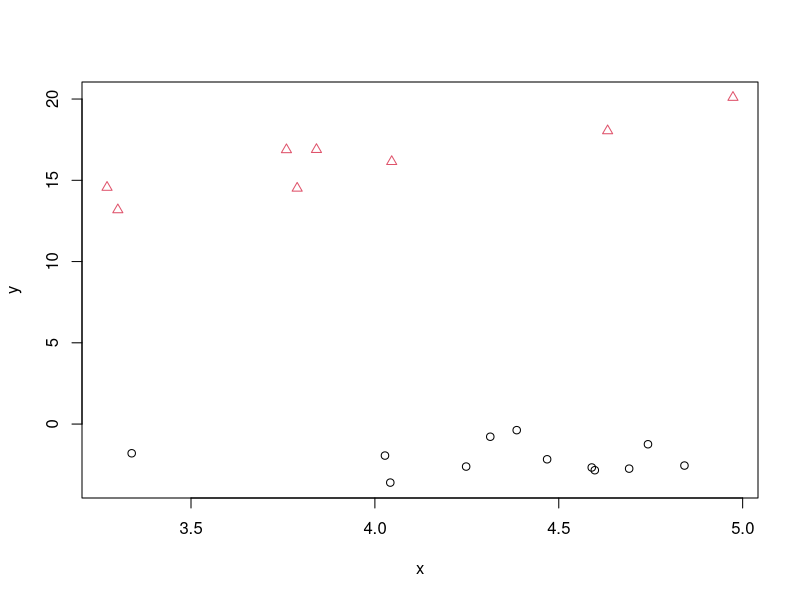
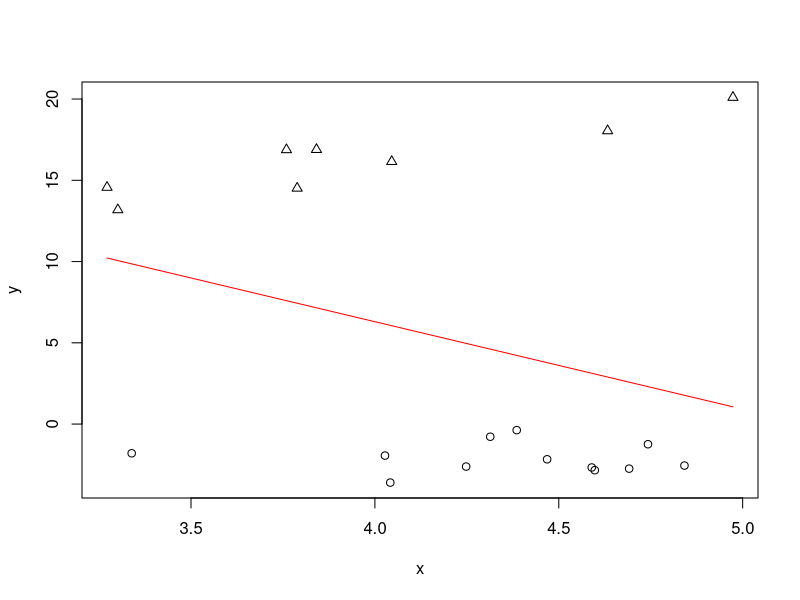
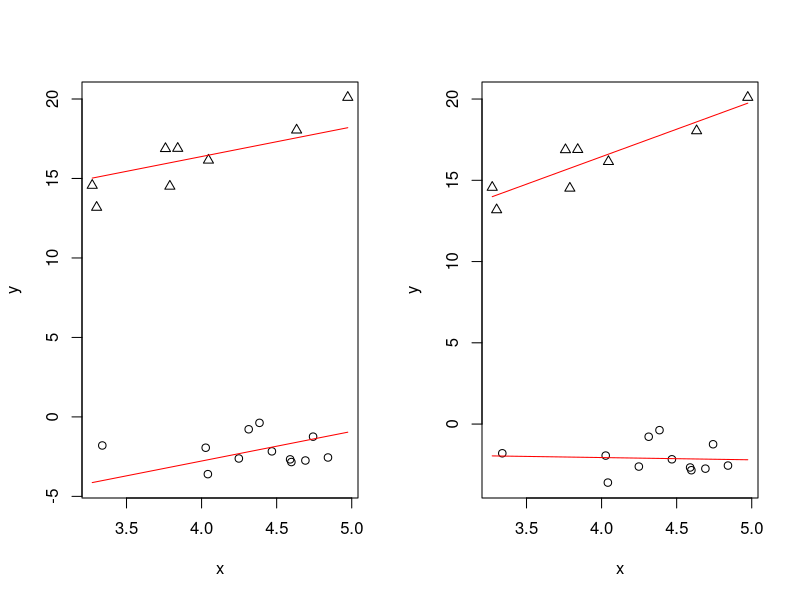
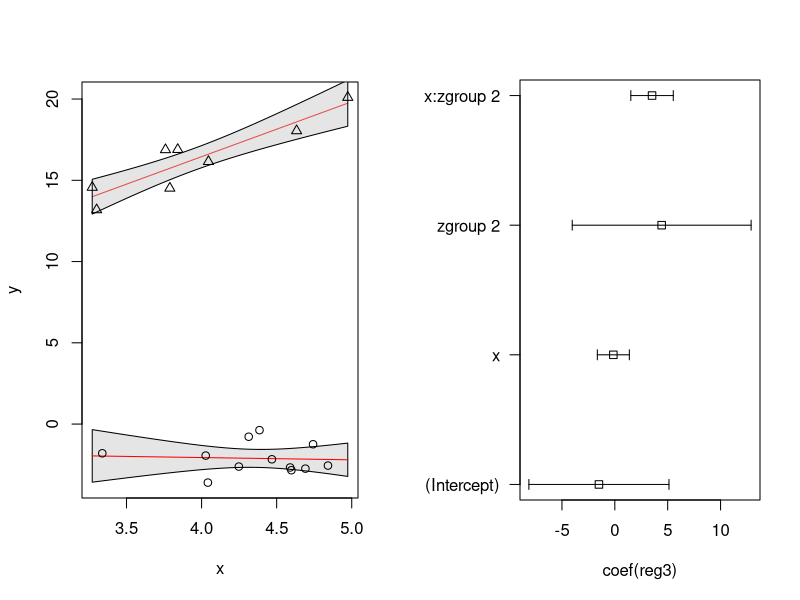

Source code (R) for these figures, in order:
## ---- chunk 1
x <- runif(20, 3, 5)
z <- factor(rbinom(20, 1, 0.5), labels = c("group 1", "group 2"))
(y <- rnorm(20, mean = as.integer(z)*2 + x*(as.integer(z)-1)*4 + x*-1))
## ---- chunk 2
plot(y~x, pch = as.integer(z), col = as.integer(z))
## ---- chunk 3
xnew <- seq(from = min(x), to = max(x), length.out = 100)
znew <- factor(c("group 1", "group 2"))
newdata <- expand.grid(x = xnew, z = znew)
## ---- chunk 4
reg1 <- lm(y~x)
reg2 <- lm(y~x+z)
reg3 <- lm(y~x*z)
## ---- chunk 5
predictions1 <- predict(reg1, newdata = newdata)
plot(y ~ x, ylim = range(c(y, predictions1)), pch = as.integer(z))
lines(predictions1 ~ newdata$x, col = "red")
## ---- chunk 6
par(mfrow=c(1,2))
predictions2 <- predict(reg2, newdata = newdata)
plot(y ~ x, ylim = range(c(y, predictions2)), pch = as.integer(z))
lines(predictions2[newdata$z=="group 1"] ~ xnew, col = "red")
lines(predictions2[newdata$z=="group 2"] ~ xnew, col = "red")

predictions3 <- predict(reg3, newdata = newdata)
plot(y ~ x, ylim = range(c(y, predictions3)), pch = as.integer(z))
lines(predictions3[newdata$z=="group 1"] ~ xnew, col = "red")
lines(predictions3[newdata$z=="group 2"] ~ xnew, col = "red")
## ---- chunk 7
predictions3 <- predict(reg3, newdata = newdata, se.fit = TRUE)
plot(y ~ x, ylim = range(c(y, predictions3)), type = "n")
predictions3$LI <- predictions3$fit - predictions3$se.fit*1.96
predictions3$UI <- predictions3$fit + predictions3$se.fit*1.96

polygon(c(newdata$x[newdata$z=="group 1"], rev(newdata$x[newdata$z=="group 1"])), 
        c(predictions3$LI[newdata$z=="group 1"], rev(predictions3$UI[newdata$z=="group 1"])),
        , col = adjustcolor("grey", 0.4))
lines(predictions3$fit[newdata$z=="group 1"] ~ xnew, col = "red")

lines(predictions3$fit[newdata$z=="group 2"] ~ xnew, col = "red")
polygon(c(newdata$x[newdata$z=="group 2"], rev(newdata$x[newdata$z=="group 2"])), 
        c(predictions3$LI[newdata$z=="group 2"], rev(predictions3$UI[newdata$z=="group 2"])),
        , col = adjustcolor("grey", 0.4))

points(y~x, pch = as.integer(z))
## ---- chunk 8
par(mar = c(5, 6, 4, 2))
CI <- confint(reg3)
stripchart(coef(reg3)~factor(names(coef(reg3)), levels = names(coef(reg3))), las = 1, xlim = c(min(CI), max(CI)))
arrows(x0 = CI[,1], x1 = CI[,2], y0 = 1:nrow(CI), y1 = 1:nrow(CI), angle = 90, code = 3, length = 0.05)
